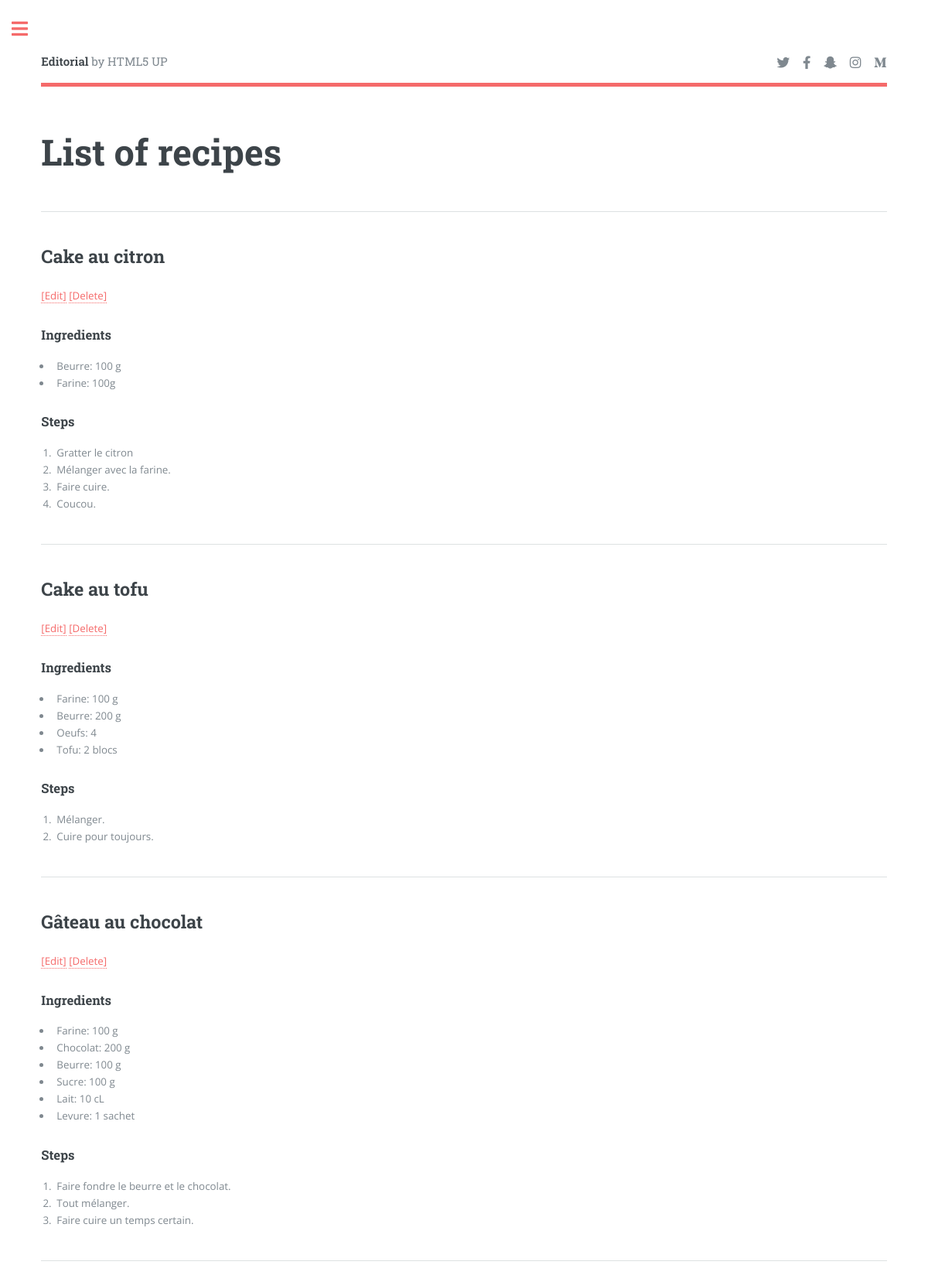
Page /list_recipes on the committed database.
### app/models.py (models this page shows, shortened)
class Recipe(db.Model):
    id: so.Mapped[int] = so.mapped_column(primary_key=True)
    name: so.Mapped[str] = so.mapped_column(sa.String, index=True, unique=True)
    ingredients: so.WriteOnlyMapped["Ingredient"] = so.relationship(
        back_populates="recipe_q"
    )
    steps: so.WriteOnlyMapped["Step"] = so.relationship(back_populates="recipe_s")
    def list_ingredients(self):
        return (
            db.session.query(Ingredient).filter(Ingredient.recipe_id == self.id).all()
        )
    def list_steps(self):
        return (
            db.session.query(Step)
            .filter(Step.recipe_id == self.id)
            .order_by(Step.number)
            .all()
        )

class Ingredient(db.Model):
    id: so.Mapped[int] = so.mapped_column(primary_key=True)
    name: so.Mapped[str] = so.mapped_column(sa.String)
    quantity: so.Mapped[Optional[str]] = so.mapped_column(sa.String)
    recipe_id: so.Mapped[int] = so.mapped_column(
        sa.ForeignKey(Recipe.id, name="fk_ingredient_recipe"), index=True
    )
    recipe_q: so.Mapped[Recipe] = so.relationship(back_populates="ingredients")

class Step(db.Model):
    id: so.Mapped[int] = so.mapped_column(primary_key=True)
    number: so.Mapped[int] = so.mapped_column(sa.Integer, nullable=False)
    body: so.Mapped[str] = so.mapped_column(sa.String, nullable=False)
    recipe_id: so.Mapped[int] = so.mapped_column(sa.ForeignKey(Recipe.id), index=True)
    recipe_s: so.Mapped[Recipe] = so.relationship(back_populates="steps")

### app/routes.py (the view)
@app.route("/list_recipes")
def list_recipes():
    query = sa.select(Recipe).order_by(Recipe.name.asc())
    recipes = db.session.scalars(query).all()
    return render_template(
        "list_recipes.html",
        recipes=recipes,
    )

### app/templates/list_recipes.html
{% extends 'base.html' %}
{% block content %}
<section>
	<header class="main">
		<h1>List of recipes</h1>
	</header>
    <hr class="major" />
    {% for recipe in recipes %}
        <h2>{{ recipe.name }} </h2>
        <p>
            <a href="{{ url_for('edit_recipe', recipe_id=recipe.id) }}">[Edit]</a>
            <a href="{{ url_for('delete_recipe', recipe_id=recipe.id) }}">[Delete]</a>
        </p>
        <h3>Ingredients</h3>
        <ul>
            {% for ingredient in recipe.list_ingredients() %}
            <li>{{ ingredient.name }}: {{ ingredient.quantity }}</li>
            {% endfor %}
        </ul>
        <h3>Steps</h3>
        <ol>
            {% for step in recipe.list_steps() %}
            <li>{{ step.body }}</li>
            {% endfor %}
        </ol>
        <hr class="major" />
    {% endfor %}
</section>
{% endblock %}

### app/templates/base.html (shortened to what this page needs)
<!DOCTYPE HTML>
<html>
	<head>
		<link rel="stylesheet" href="{{ url_for('static', filename='assets/css/main.css') }}" />
	</head>
	<body class="is-preload">
			<div id="wrapper">
					<div id="main">
						<div class="inner">
							<header id="header">
								<a href="{{ url_for('index') }}" class="logo"><strong>Editorial</strong> by HTML5 UP</a>
								<ul class="icons">
									<li><a href="#" class="icon brands fa-twitter"><span class="label">Twitter</span></a></li>
									<li><a href="#" class="icon brands fa-facebook-f"><span class="label">Facebook</span></a></li>
									<li><a href="#" class="icon brands fa-snapchat-ghost"><span class="label">Snapchat</span></a></li>
									<li><a href="#" class="icon brands fa-instagram"><span class="label">Instagram</span></a></li>
									<li><a href="#" class="icon brands fa-medium-m"><span class="label">Medium</span></a></li>
								</ul>
							</header>
                            {% block content %}{% endblock %}
                        </div>
                    </div>
			</div>
	</body>
</html>

### rows in the picture
Recipe: name "Cake au citron"
Ingredient: name "Beurre", quantity "100 g"
Ingredient: name "Farine", quantity "100g"
Step: body "Gratter le citron"
Step: body "Mélanger avec la farine."
Step: body "Faire cuire."
Step: body "Coucou."
Recipe: name "Cake au tofu"
Ingredient: name "Farine", quantity "100 g"
Ingredient: name "Beurre", quantity "200 g"
Ingredient: name "Oeufs", quantity "4"
Ingredient: name "Tofu", quantity "2 blocs"
Step: body "Mélanger."
Step: body "Cuire pour toujours."
Recipe: name "Gâteau au chocolat"
Ingredient: name "Farine", quantity "100 g"
Ingredient: name "Chocolat", quantity "200 g"
Ingredient: name "Beurre", quantity "100 g"
Ingredient: name "Sucre", quantity "100 g"
Ingredient: name "Lait", quantity "10 cL"
Ingredient: name "Levure", quantity "1 sachet"
Step: body "Faire fondre le beurre et le chocolat."
Step: body "Tout mélanger."
Step: body "Faire cuire un temps certain."
